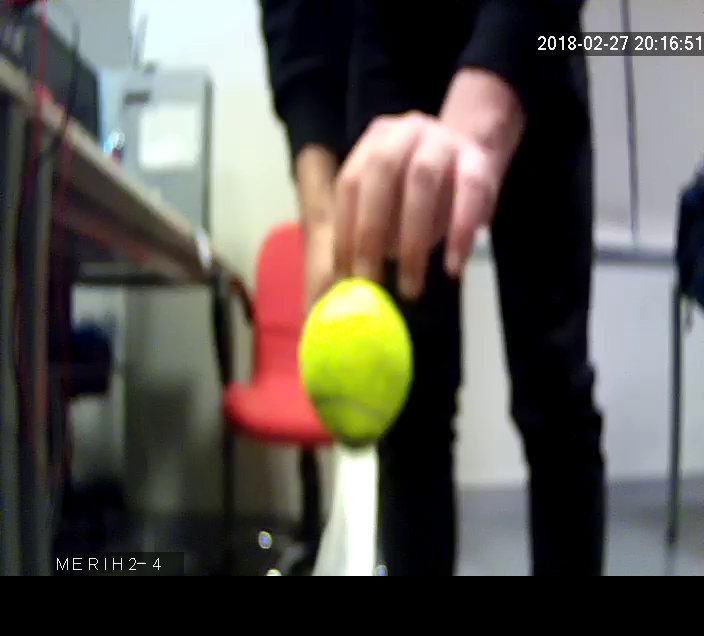
#> input picture Autonomous/Image Processing/pwm_ball_tracking/images/ball-40-cm.png, 704 x 636 px
$ python distance_calculator.py
#> lines starting #> are read from the running program, lines starting #| are printed output that depends on the picture; after the words box and inside, x2 and y2 are one past the last pixel; in counts of white or black regions, pixels touching at a corner belong together; long printed decimals are rounded
#> further down, image is the input picture: shape (636, 704, 3); mean B, G, R 80.2, 86.2, 91
#!/usr/bin/env python

# import the necessary packages
import numpy as np
import cv2
import imutils
import time

greenLower = np.array([29, 100, 100])
greenUpper = np.array([64, 255, 255])

def find_marker(image):
    global mask
    frame = imutils.resize(image, width=600)
    blurred = cv2.GaussianBlur(frame, (11, 11), 0)
    hsv = cv2.cvtColor(blurred, cv2.COLOR_BGR2HSV)
#> hsv: shape (542, 600, 3); mean H, S, V 67.5, 70.6, 97.1

    mask = cv2.inRange(hsv, greenLower, greenUpper)
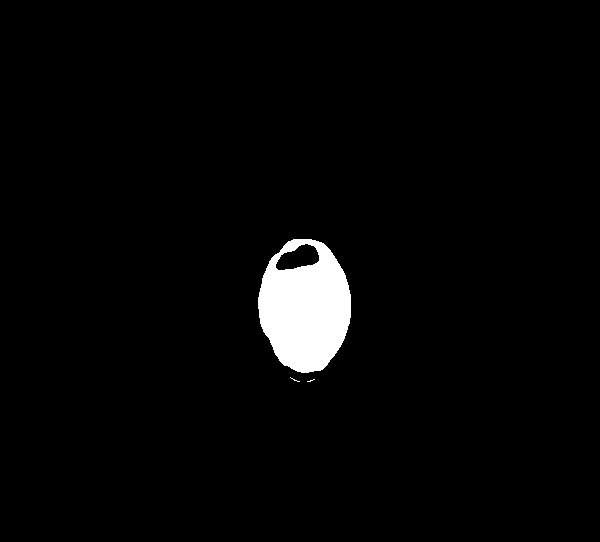
#> mask: shape (542, 600); 2.7% white; 3 white regions (2 under 20 px), largest, box (x1, y1, x2, y2) and area: (258, 239, 351, 373) 8882
    mask = cv2.erode(mask, None, iterations=2)
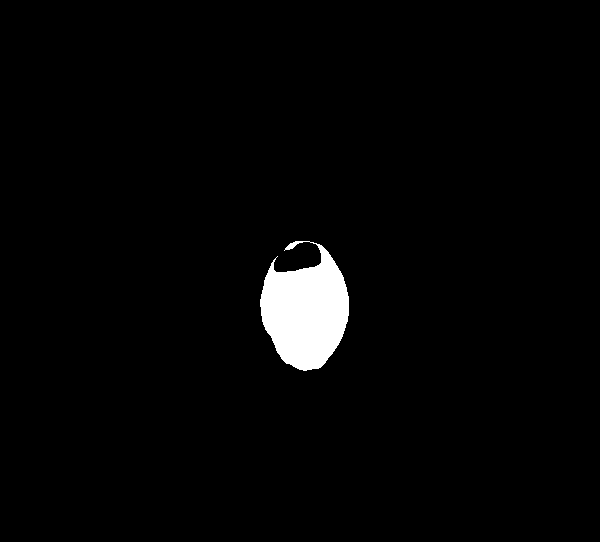
#> mask: shape (542, 600); 2.4% white; 1 white region, box (x1, y1, x2, y2) and area: (260, 241, 349, 371) 7706
    mask = cv2.dilate(mask, None, iterations=2)
#> mask: shape (542, 600); 2.7% white; 1 white region

    contours = cv2.findContours(mask.copy(), cv2.RETR_EXTERNAL, cv2.CHAIN_APPROX_SIMPLE)[-2]
#> contours = 1 contour; box (x1, y1, x2, y2) and area: (258, 239, 351, 373) 8647
    center = None
    largest_contour = max(contours, key=cv2.contourArea)
#> largest_contour = contour of 204 points, box (x1, y1, x2, y2) (258, 239, 351, 373), area 8647
    ((x, y), radius) = cv2.minEnclosingCircle(largest_contour)
#> x = 303; y = 305.2; radius = 66.97
    # compute the bounding box of the of the paper region and return it
    return radius

def distance_to_camera(knownWidth, focalLength, perWidth):
	# compute and return the distance from the maker to the camera
	return (knownWidth * focalLength) / perWidth

# initialize the known distance from the camera to the object, which
# in this case is 30 cms
KNOWN_DISTANCE = 40.0

# initialize the known object width, which in this case, the piece of
# paper is 11 cms wide
KNOWN_WIDTH = 6.0

# load the furst image that contains an object that is KNOWN TO BE 2 feet
# from our camera, then find the paper marker in the image, and initialize
# the focal length
image = cv2.imread("../images/ball-40-cm.png")
radius = find_marker(image)
#> radius = 66.97
focalLength = (radius * KNOWN_DISTANCE) / KNOWN_WIDTH
#> focalLength = 446.5
print("Focal Length:", focalLength)
#| Focal Length: 446.469

image = cv2.imread("../images/ball-100-cm.png")
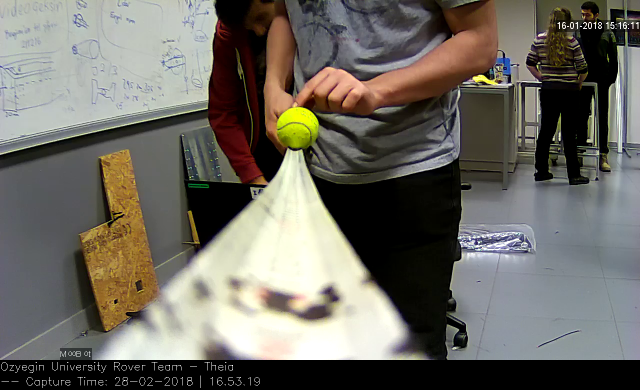
#> input picture Autonomous/Image Processing/pwm_ball_tracking/images/ball-100-cm.png, 1280 x 780 px (shown at 1/2 size)
#> image is the input picture: shape (780, 1280, 3); mean B, G, R 98.6, 106.6, 109.8
radius = find_marker(image)
#> in find_marker (call 2), `frame = imutils.resize(image, width=600)`:
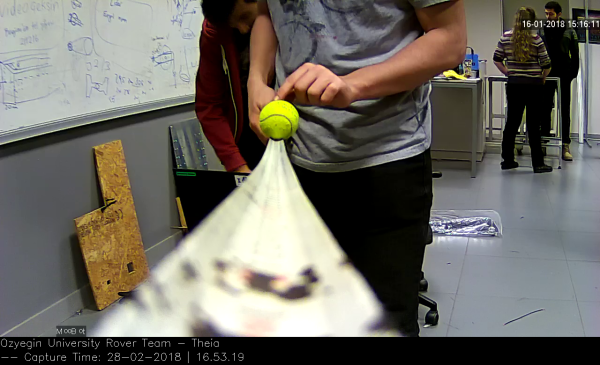
#> frame: shape (365, 600, 3); mean B, G, R 98.6, 106.6, 109.8
#> in find_marker (call 2), `blurred = cv2.GaussianBlur(frame, (11, 11), 0)`:
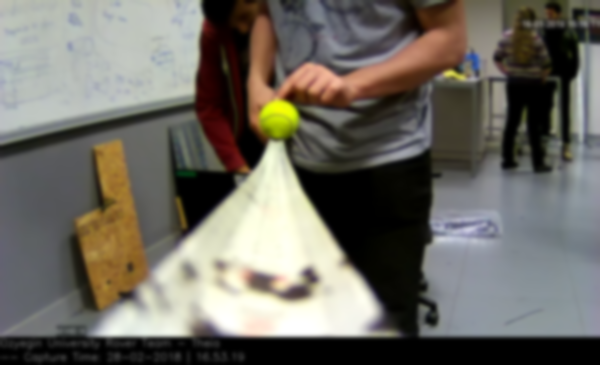
#> blurred: shape (365, 600, 3); mean B, G, R 98.6, 106.6, 109.8
#> in find_marker (call 2), `hsv = cv2.cvtColor(blurred, cv2.COLOR_BGR2HSV)`: hsv: shape (365, 600, 3); mean H, S, V 51.4, 52.2, 113.9
#> in find_marker (call 2), `mask = cv2.inRange(hsv, greenLower, greenUpper)`: mask: shape (365, 600); 0.57% white; 2 white regions, box (x1, y1, x2, y2) and area: (260, 101, 301, 140) 1168, (447, 71, 463, 79) 78
#> in find_marker (call 2), `mask = cv2.erode(mask, None, iterations=2)`:
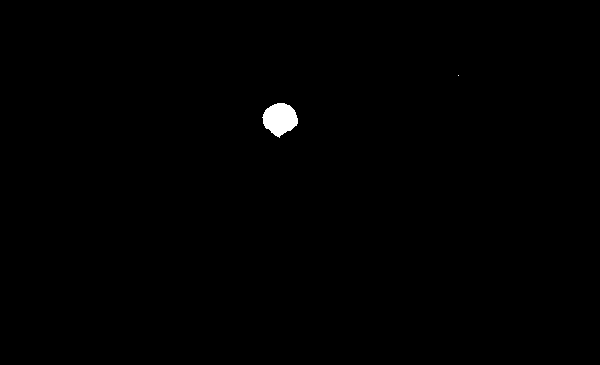
#> mask: shape (365, 600); 0.39% white; 2 white regions (1 under 20 px), largest, box (x1, y1, x2, y2) and area: (262, 103, 298, 138) 864
#> in find_marker (call 2), `mask = cv2.dilate(mask, None, iterations=2)`: mask: shape (365, 600); 0.54% white; 2 white regions
#> in find_marker (call 2), `contours = cv2.findContours(mask.copy(), cv2.RETR_EXTERNAL, cv2.CHAIN_..`: contours = 2 contours, 1 with area under 20; largest, box (x1, y1, x2, y2) and area: (260, 101, 300, 140) 1108
#> in find_marker (call 2), `largest_contour = max(contours, key=cv2.contourArea)`: largest_contour = contour of 57 points, box (x1, y1, x2, y2) (260, 101, 300, 140), area 1108
#> in find_marker (call 2), `((x, y), radius) = cv2.minEnclosingCircle(largest_contour)`: x = 279.7; y = 119.3; radius = 20.14
#> radius = 20.14
cms = distance_to_camera(KNOWN_WIDTH, focalLength, radius)
#> cms = 133

# draw a bounding box around the image and display it
cv2.putText(image, "%.2fcm" % (cms),
    (image.shape[1] - 200, image.shape[0] - 20), cv2.FONT_HERSHEY_SIMPLEX,
    2.0, (0, 255, 0), 3)
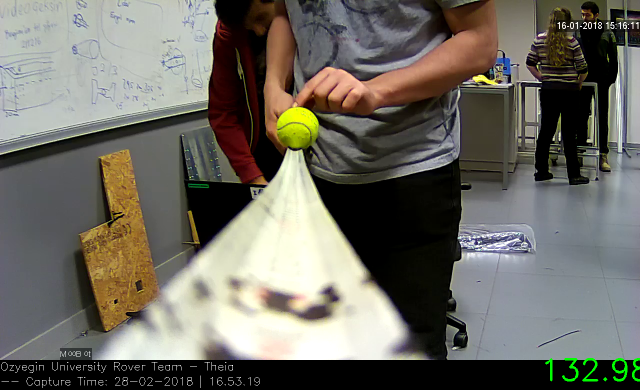
#> image: shape (780, 1280, 3) (shown at 1/2 size); 0.23% of pixels changed, all inside (x1, y1, x2, y2) = (1090, 716, 1280, 763)
cv2.imshow("image", image)
cv2.imshow("mask", mask)
cv2.waitKey(0)
